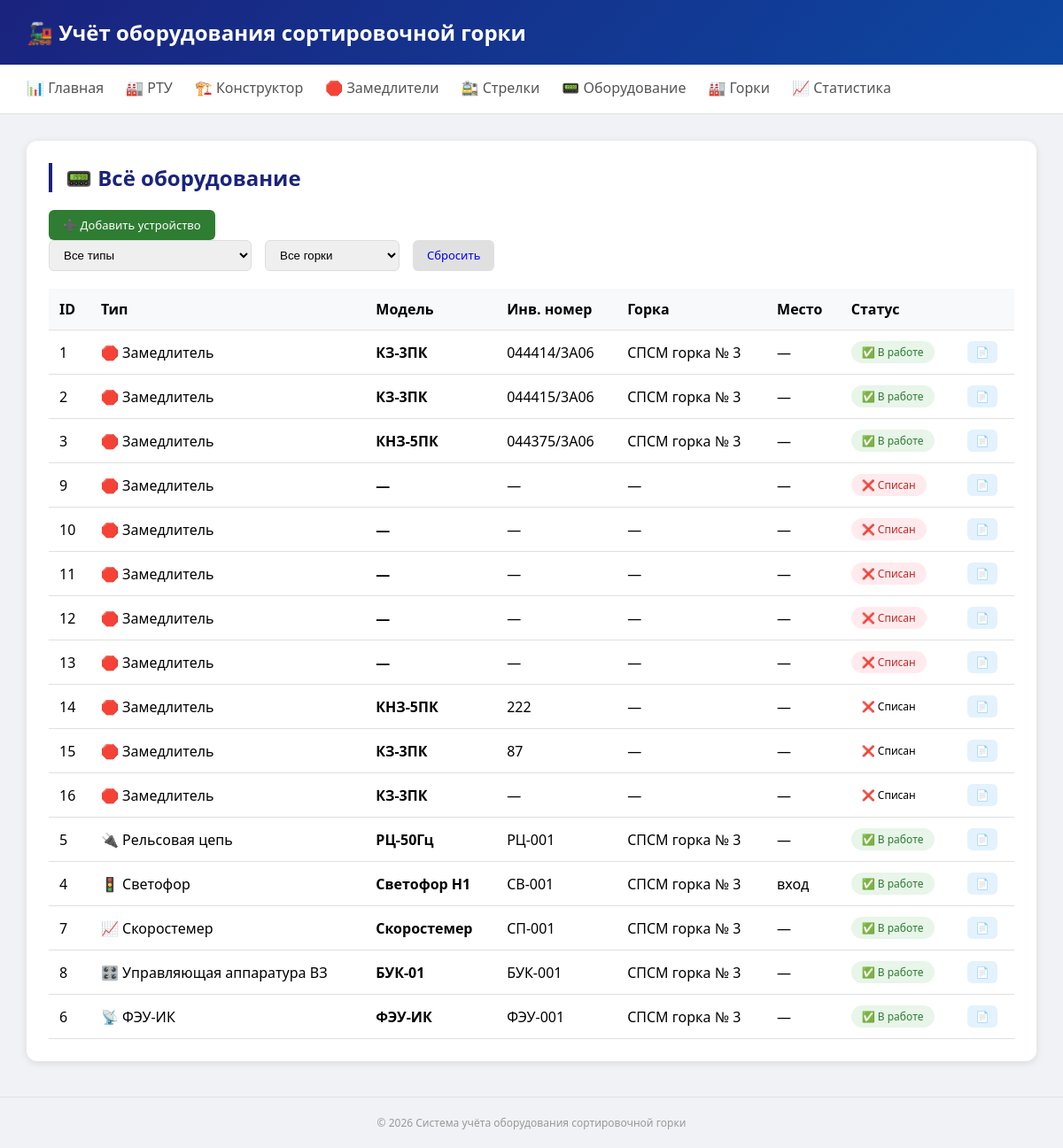
The app's page /devices/, older data.
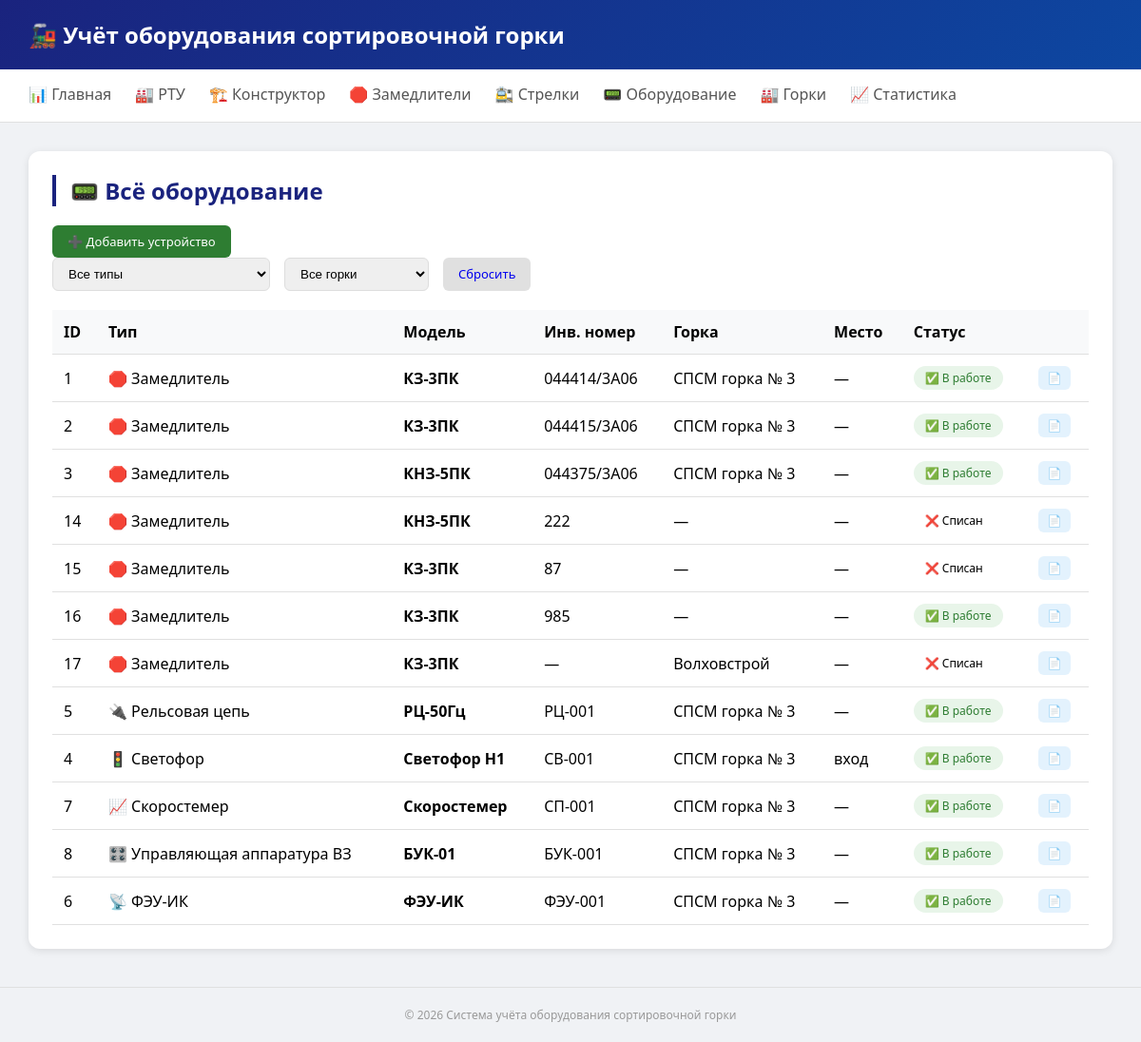
The same page, newer data.
### tables this page shows
CREATE TABLE devices (
        id INTEGER PRIMARY KEY AUTOINCREMENT,
        equipment_type_id INTEGER NOT NULL,
        park_id INTEGER,
        track_section_id INTEGER,
        brake_position_id INTEGER,
        
        model TEXT,
        inv_number TEXT UNIQUE,
        serial_number TEXT,
        
        location_detail TEXT,
        mount_date DATE,
        
        params TEXT,
        
        manufacture_date DATE,
        install_date DATE,
        last_check_date DATE,
        
        status TEXT DEFAULT 'active',
        notes TEXT, rtu_batch_id INTEGER, manufacturer TEXT, passport_data TEXT, height_mm INTEGER, network_number TEXT, be TEXT DEFAULT "5067", os6_name TEXT, os6_install_year INTEGER, os6_last_repair INTEGER, os6_last_modernization INTEGER,
        
        FOREIGN KEY (equipment_type_id) REFERENCES equipment_types(id),
        FOREIGN KEY (park_id) REFERENCES parks(id),
        FOREIGN KEY (track_section_id) REFERENCES track_sections(id),
        FOREIGN KEY (brake_position_id) REFERENCES brake_positions(id)
    );

CREATE TABLE equipment_types (
        id INTEGER PRIMARY KEY AUTOINCREMENT,
        name TEXT NOT NULL UNIQUE,
        category TEXT,
        icon TEXT,
        has_passport BOOLEAN DEFAULT 1,
        has_serial_number BOOLEAN DEFAULT 1
    );

CREATE TABLE parks (
        id INTEGER PRIMARY KEY AUTOINCREMENT,
        name TEXT NOT NULL,
        station TEXT,
        class INTEGER,
        num_tracks INTEGER,
        num_bundles INTEGER,
        control_system TEXT,
        description TEXT
    );

### routers/devices.py (the view)
@router.get("/", response_class=HTMLResponse)
async def devices_list(request: Request, device_type: str = None, park_id: int = None):
    devices = get_all_devices(device_type, park_id)
    parks = get_parks()
    conn = get_db()
    cursor = conn.cursor()
    cursor.execute("SELECT DISTINCT name FROM equipment_types ORDER BY name")
    types = [row[0] for row in cursor.fetchall()]
    conn.close()
    return templates.TemplateResponse("devices.html", {
        "request": request, "devices": devices, "parks": parks, "types": types,
        "selected_type": device_type, "selected_park": park_id
    })

### templates/devices.html (shortened to what this page needs)
{% extends "base.html" %}
{% block content %}
<div class="card">
    <h2>📟 Всё оборудование</h2>
    <a href="/devices/add" class="btn btn-primary" style="background: #2e7d32;">➕ Добавить устройство</a>
    <div class="filter-bar">
        <select class="filter-select" id="typeFilter" onchange="applyFilters()">
            <option value="">Все типы</option>
        </select>
        <select class="filter-select" id="parkFilter" onchange="applyFilters()">
            <option value="">Все горки</option>
        </select>
        <a href="/devices" class="btn" style="background:#e0e0e0;">Сбросить</a>
    </div>
    <table class="table">
        <thead>
            <tr><th>ID</th><th>Тип</th><th>Модель</th><th>Инв. номер</th><th>Горка</th><th>Место</th><th>Статус</th><th></th></tr>
        </thead>
        <tbody>
            {% for d in devices %}
            <tr>
                <td>{{ d.id }}</td>
                <td>{{ d.icon or '' }} {{ d.equipment_type_name or '—' }}</td>
                <td><strong>{{ d.model or '—' }}</strong></td>
                <td>{{ d.inv_number or '—' }}</td>
                <td>{{ d.park_name or '—' }}</td>
                <td>{{ d.location_detail or d.section_name or '—' }}</td>
                <td><span class="badge badge-{{ d.status }}">{{ '✅ В работе' if d.status == 'active' else '📦 В запасе' if d.status == 'reserve' else '❌ Списан' }}</span></td>
                <td><a href="/devices/{{ d.id }}" class="btn btn-sm">📄</a></td>
            </tr>
            {% endfor %}
        </tbody>
    </table>
</div>
{% endblock %}

### templates/base.html (shortened to what this page needs)
<!DOCTYPE html>
<html lang="ru">
<head>
</head>
<body>
    <div class="header">
        <h1>🚂 Учёт оборудования сортировочной горки</h1>
    </div>
    <div class="nav">
        <a href="/">📊 Главная</a>
        <a href="/rtu">🏭 РТУ</a>
        <a href="/constructor">🏗️ Конструктор</a>
        <a href="/retarders">🛑 Замедлители</a>
        <a href="/switches">🚉 Стрелки</a>
        <a href="/devices">📟 Оборудование</a>
        <a href="/parks">🏭 Горки</a>
        <a href="/statistics">📈 Статистика</a>
    </div>
    <div class="container">
        {% block content %}{% endblock %}
    </div>
    <div class="footer">
        <p>© 2026 Система учёта оборудования сортировочной горки</p>
    </div>
</body>
</html>

### templates/base.html (style rules this page uses)
* { margin: 0; padding: 0; box-sizing: border-box; }
body { font-family: 'Segoe UI', Tahoma, Geneva, Verdana, sans-serif; background: #f0f2f5; }
.header { background: linear-gradient(135deg, #1a237e, #0d47a1); color: white; padding: 20px 30px; }
.header h1 { font-size: 24px; }
.nav { background: white; padding: 0 30px; display: flex; gap: 25px; border-bottom: 1px solid #e0e0e0; flex-wrap: wrap; }
.nav a { padding: 15px 0; text-decoration: none; color: #555; font-weight: 500; border-bottom: 3px solid transparent; }
.container { max-width: 1400px; margin: 30px auto; padding: 0 30px; }
.card { background: white; border-radius: 12px; box-shadow: 0 2px 8px rgba(0,0,0,0.1); padding: 25px; margin-bottom: 25px; }
.card h2 { color: #1a237e; margin-bottom: 20px; border-left: 4px solid #1a237e; padding-left: 15px; }
.table { width: 100%; border-collapse: collapse; }
.table th, .table td { padding: 12px; text-align: left; border-bottom: 1px solid #e0e0e0; }
.table th { background: #f8f9fa; font-weight: 600; }
.badge { display: inline-block; padding: 4px 12px; border-radius: 20px; font-size: 12px; font-weight: 500; }
.badge-active { background: #e8f5e9; color: #2e7d32; }
.btn { display: inline-block; padding: 8px 16px; border-radius: 6px; text-decoration: none; font-size: 13px; font-weight: 500; }
.btn-primary { background: #1a237e; color: white; }
.btn-sm { padding: 4px 10px; font-size: 12px; background: #e3f2fd; }
.footer { text-align: center; padding: 20px; color: #999; font-size: 12px; border-top: 1px solid #e0e0e0; margin-top: 40px; }
.filter-bar { display: flex; gap: 15px; margin-bottom: 20px; flex-wrap: wrap; }
.filter-select { padding: 8px 12px; border: 1px solid #ddd; border-radius: 6px; }

Row changes from the older to the newer data that the page shows:
removed devices: id "9", icon "🛑", name "Замедлитель", model "—", inv_number "—", park_name "—", location_detail "—", status "❌ Списан"
removed devices: id "10", icon "🛑", name "Замедлитель", model "—", inv_number "—", park_name "—", location_detail "—", status "❌ Списан"
removed devices: id "11", icon "🛑", name "Замедлитель", model "—", inv_number "—", park_name "—", location_detail "—", status "❌ Списан"
removed devices: id "12", icon "🛑", name "Замедлитель", model "—", inv_number "—", park_name "—", location_detail "—", status "❌ Списан"
removed devices: id "13", icon "🛑", name "Замедлитель", model "—", inv_number "—", park_name "—", location_detail "—", status "❌ Списан"
changed devices id 16: inv_number "—" → "985"; status "❌ Списан" → "✅ В работе"
added devices: id "17", icon "🛑", name "Замедлитель", model "КЗ-3ПК", inv_number "—", name "Волховстрой", location_detail "—", status "❌ Списан"
